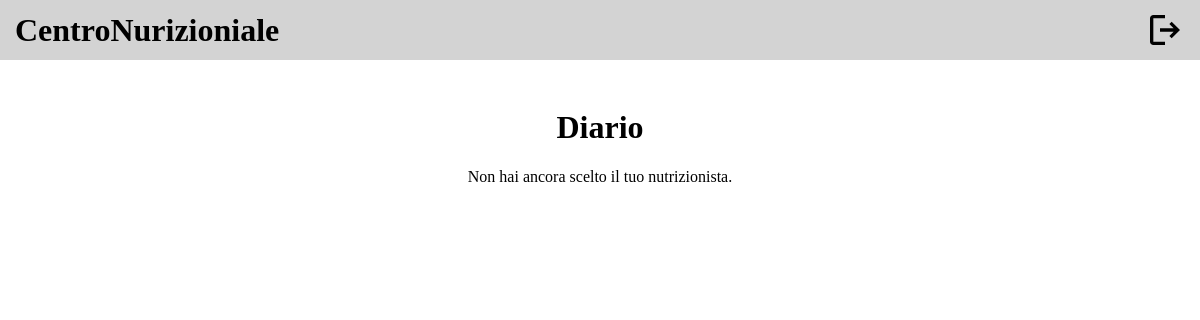
Before: /public/diario.php (signed in) with the older database file.
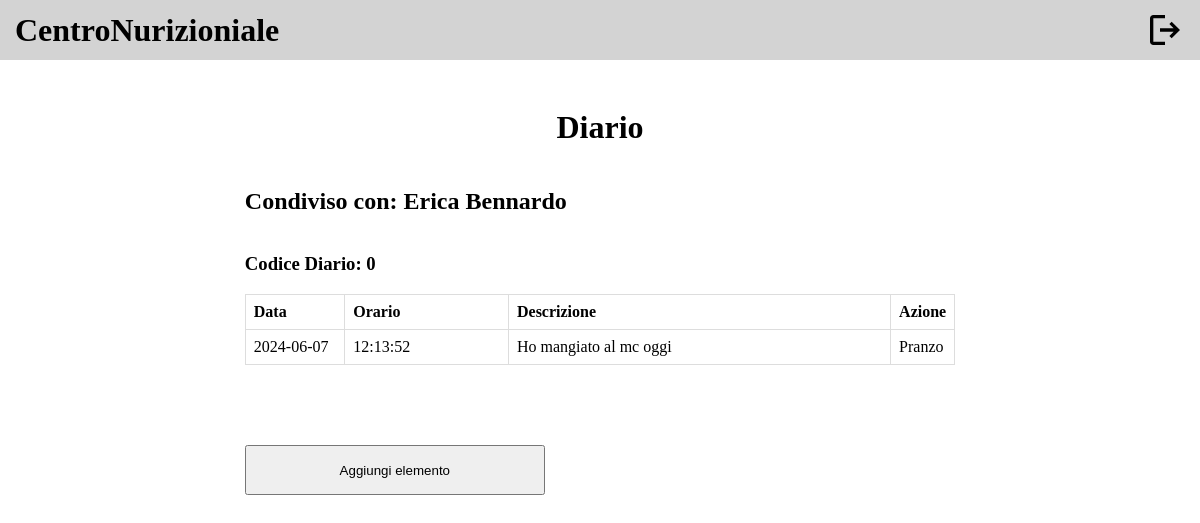
After: the same page with the newer database file.
### tables this page shows
CREATE TABLE `nutrizionista` (
  `Nome` varchar(50) NOT NULL,
  `Cognome` varchar(50) NOT NULL,
  `Email` varchar(30) NOT NULL,
  `IDNutrizionista` int(11) NOT NULL,
  `Password` varchar(255) NOT NULL,
  `MediaVoti` int(11) NOT NULL
);

CREATE TABLE `note` (
  `IDCliente` int(11) NOT NULL,
  `Data` date NOT NULL,
  `Ora` varchar(10) NOT NULL,
  `CodDiario` int(11) NOT NULL,
  `Nota` varchar(255) NOT NULL,
  `OrarioNota` varchar(10) NOT NULL,
  `OggettoNota` varchar(100) NOT NULL,
  `IdNota` int(11) NOT NULL,
  `DataNota` date NOT NULL
);

### db/database.php (called while the page is built, shortened)
<?php
require_once ("nutrizionistaTable.php");
require_once ("diarioTable.php");
class DatabaseConnection
{
    private $nutrizionistaTable;
    private $diarioTable;
    public function __construct($servername, $username, $password, $dbname, $port)
    {
        $this->db = new mysqli($servername, $username, $password, $dbname, $port);
        $this->nutrizionistaTable = new NutrizionistaTable($this->db);
        $this->diarioTable = new DiarioTable($this->db);
    }
    public function getNutrizionistaTable()
    {
        return $this->nutrizionistaTable;
    }
    public function getDiarioTable()
    {
        return $this->diarioTable;
    }
}

### bootstrap.php (called while the page is built, shortened)
<?php
require_once ("db/database.php");
$dbh = new DatabaseConnection("localhost", "root", "", "centronutrizionale", 3306);
?>

### db/diarioTable.php (called while the page is built)
<?php
class DiarioTable
{
    private $db;
    public function __construct($db)
    {
        $this->db = $db;
    }
    public function getCurrenDiary($idCliente)
    {
        $stmt = $this->db->prepare("SELECT d.*, n.*
FROM diario d
LEFT JOIN note n ON d.IDCliente = n.IDCliente
                AND d.Data = n.Data
                AND d.Ora = n.Ora
                AND d.CodDiario = n.CodDiario
WHERE d.IDCliente = ?
  AND d.IDNutrizionista = (
    SELECT IDNutrizionista
    FROM scelta
    WHERE IDCliente = ?
    ORDER BY Data DESC, Ora DESC
    LIMIT 1
  )
  AND d.Data = (
    SELECT Data
    FROM scelta
    WHERE IDCliente = ?
    ORDER BY Data DESC, Ora DESC
    LIMIT 1
  )
  AND d.Ora = (
    SELECT Ora
    FROM scelta
    WHERE IDCliente = ?
    ORDER BY Data DESC, Ora DESC
    LIMIT 1
  )
");
        $stmt->bind_param('iiii', $idCliente, $idCliente, $idCliente, $idCliente);
        $stmt->execute();
        $result = $stmt->get_result();
        return $result->fetch_all(MYSQLI_ASSOC);
    }
}
?>

### diario.php (called while the page is built)
<?php
require_once("bootstrap.php");
if (isUserLoggedIn()) {
    if (!isset($_SESSION["NSignedin"])) {
        $templateparams["diario"] = $dbh->getDiarioTable()->getCurrenDiary($_SESSION["id"]);
    } else{
        $templateparams["diario"] = $dbh->getDiarioTable()->getCurrenDiary($_SESSION["idCliente"]);
    }
} else {
    header("Location: login.php");
}
?>

### db/nutrizionistaTable.php (called while the page is built, shortened)
<?php
class NutrizionistaTable
{
    private $db;
    public function __construct($db)
    {
        $this->db = $db;
    }
    public function getNutrizionistaById($id)
    {
        $stmt = $this->db->prepare("SELECT *
        FROM nutrizionista n
        JOIN informazione i ON n.IDNutrizionista = i.IDNutrizionista
        JOIN indirizzo_prof ip ON n.IDNutrizionista = ip.IDNutrizionista
        JOIN possiede_q q ON n.IDNutrizionista = q.IDNutrizionista
        WHERE n.IDNutrizionista=?");
        $stmt->bind_param('i', $id);
        $stmt->execute();
        $result = $stmt->get_result();
        return $result->fetch_all(MYSQLI_ASSOC);
    }
}
?>

### public/diario.php (the view, shortened to what this page needs)
<!DOCTYPE html>
<html lang="en">
<head>
  <link rel="stylesheet" href="../template/components/components.css">
  <link rel="stylesheet" href="../template/header/header.css">
  <link rel="stylesheet" href="styles/diario.css">
</head>
<body>
  <?php
  require ("../bootstrap.php");
  require ("../diario.php");
  ?>
  <main>
    <h1>Diario</h1>
    <?php if (empty($templateparams["diario"])) {
      echo "Non hai ancora scelto il tuo nutrizionista.";
    } else { ?>
      <div class="outer">
        <h2>Condiviso con: <?php $nutrizionista = $dbh->getNutrizionistaTable()->getNutrizionistaById($templateparams["diario"][0]["IDNutrizionista"]);
        echo $nutrizionista[0]["Nome"], " ", $nutrizionista[0]["Cognome"]; ?></h2>
        <h3>Codice Diario: <?php echo $templateparams["diario"][0]["CodDiario"]; ?></h3>
        <table>
          <thead>
            <tr>
              <td>Data</td>
              <td>Orario</td>
              <td>Descrizione</td>
              <td>Azione</td>
            </tr>
          </thead>
          <tbody>
            <?php foreach ($templateparams["diario"] as $nota): ?>
              <tr>
                <td><?php echo $nota["DataNota"] ?></td>
                <td><?php echo $nota["OrarioNota"] ?></td>
                <td><?php echo $nota["Nota"] ?></td>
                <td><?php echo $nota["OggettoNota"] ?></td>
              </tr>
            <?php endforeach; ?>
          </tbody>
        </table>
        <?php if (empty($_SESSION["NSignedin"])): ?>
          <button class="btn" onclick="window.location.href='aggiungiAlDiario.php'">Aggiungi elemento</button>
        <?php endif; ?>
      </div>
    <?php } ?>
  </main>
</body>
</html>

Changed rows visible on the page:
now on this page (row edited): nutrizionista: Nome "Erica", Cognome "Bennardo"
added note: CodDiario "0", DataNota "2024-06-07", OrarioNota "12:13:52", Nota "Ho mangiato al mc oggi", OggettoNota "Pranzo"
Other visible differences:
text no longer shown: "Non hai ancora scelto il tuo nutrizionista."
text now shown: "Condiviso con: Codice Diario: Data Orario Descrizione Azione Aggiungi elemento"
